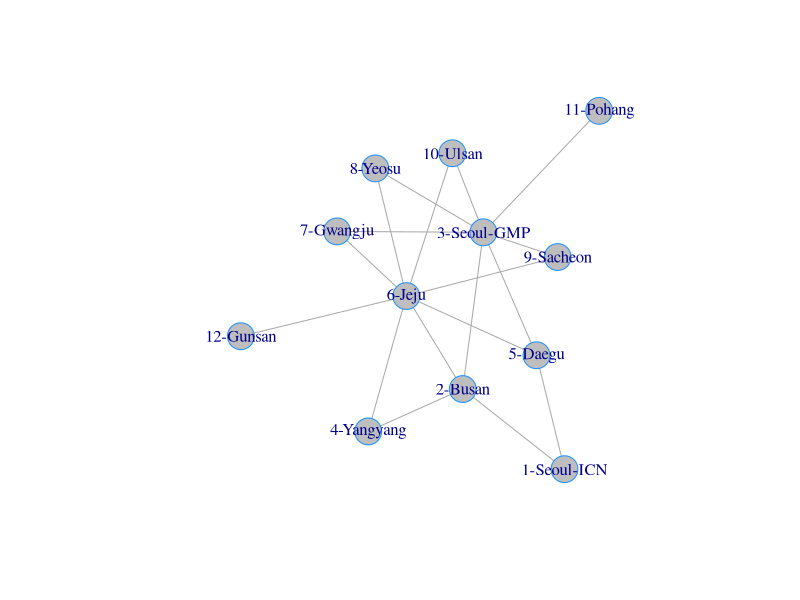

The R script that drew this image:
## ---- chunk 1
library(igraph)
## ---- chunk 2
airports = c(
  "1-Seoul-ICN",
  "2-Busan",
  "3-Seoul-GMP",
  "4-Yangyang",
  "5-Daegu",
  "6-Jeju",
  "7-Gwangju",
  "8-Yeosu",
  "9-Sacheon",
  "10-Ulsan",
  "11-Pohang",
  "12-Gunsan"
  )
airports
## ---- chunk 3
edges = cbind(c(1, 5),c(1, 2),c(2, 3),c(2, 4),c(5, 3),c(5, 6),c(3, 7),c(3, 8),c(3, 9),c(3, 10),c(3, 11),c(6, 7),c(6, 12),c(6, 4),c(6, 8),c(6, 9),c(6, 10),c(6, 2))
A = matrix(0,nrow=12,ncol=12) #
for (i in 1:ncol(edges)){ A[edges[1,i],edges[2,i]] = 1}
A = A + t(A)
A = rbind(c(0,1,0,0,1,0,0,0,0,0,0,0),
c(1,0,1,1,0,1,0,0,0,0,0,0),
c(0,1,0,0,1,0,1,1,1,1,1,0),
c(0,1,0,0,0,1,0,0,0,0,0,0),
c(1,0,1,0,0,1,0,0,0,0,0,0),
c(0,1,0,1,1,0,1,1,1,1,0,1),
c(0,0,1,0,0,1,0,0,0,0,0,0),
c(0,0,1,0,0,1,0,0,0,0,0,0),
c(0,0,1,0,0,1,0,0,0,0,0,0),
c(0,0,1,0,0,1,0,0,0,0,0,0),
c(0,0,1,0,0,0,0,0,0,0,0,0),
c(0,0,0,0,0,1,0,0,0,0,0,0))
## ---- chunk 4
g=graph_from_adjacency_matrix(A,mode='undirected')
coords = layout_with_fr(g)
V(g)$label = airports
plot(g, vertex.color='gray', layout=coords,vertex.frame.color="dodgerblue")
## ---- chunk 5
B = A + diag(nrow(A))
B
## ---- chunk 6
v=rep(1,nrow(A)) # all 1s vector
d = A %*% v  # degrees
p=d/sum(d)   # proportion of degrees
w = Re(eigen(B)$vectors[,1])
w = w/sum(w)
dp = cbind(d,rank(1-d),p,w,round(rank(1-w))) # show d and p together side-by-side in a matrix
rownames(dp) = airports
colnames(dp) = c("deg","deg-rank","proportion","eigenvector","eigen-rank")
dp
